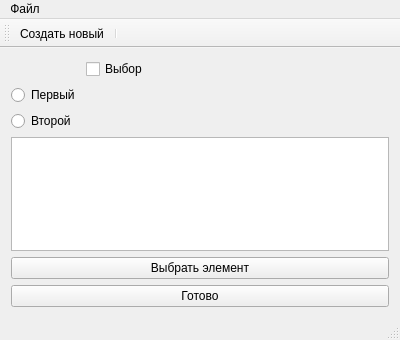
<?xml version="1.0" encoding="UTF-8"?>
<ui version="4.0">
 <class>MainWindow</class>
 <widget class="QMainWindow" name="MainWindow">
  <property name="geometry">
   <rect>
    <x>0</x>
    <y>0</y>
    <width>400</width>
    <height>340</height>
   </rect>
  </property>
  <property name="windowTitle">
   <string>MainWindow</string>
  </property>
  <property name="styleSheet">
   <string notr="true">background:lineargradient(spread:pad, x1:0, y1:0, x2:1, y2:0, stop:0 rgba(245, 224, 176, 255), stop:0.09 rgba(246, 189, 237, 255), stop:0.14 rgba(194, 207, 246, 255), stop:0.19 rgba(184, 160, 168, 255), stop:0.25 rgba(171, 186, 248, 255), stop:0.32 rgba(243, 248, 224, 255), stop:0.385 rgba(249, 162, 183, 255), stop:0.47 rgba(100, 115, 124, 255), stop:0.58 rgba(251, 205, 202, 255), stop:0.65 rgba(170, 128, 185, 255), stop:0.75 rgba(252, 222, 204, 255), stop:0.805 rgba(206, 122, 218, 255), stop:0.86 rgba(254, 223, 175, 255), stop:0.91 rgba(254, 236, 244, 255), stop:1 rgba(255, 191, 221, 255))</string>
  </property>
  <widget class="QWidget" name="centralWidget">
   <layout class="QGridLayout" name="gridLayout">
    <item row="0" column="0">
     <layout class="QFormLayout" name="formLayout">
      <item row="0" column="1">
       <widget class="QCheckBox" name="checkBox">
        <property name="text">
         <string>Выбор</string>
        </property>
       </widget>
      </item>
      <item row="1" column="0">
       <widget class="QRadioButton" name="radioButton">
        <property name="text">
         <string>Первый</string>
        </property>
       </widget>
      </item>
      <item row="2" column="0">
       <widget class="QRadioButton" name="radioButton_2">
        <property name="text">
         <string>Второй</string>
        </property>
       </widget>
      </item>
     </layout>
    </item>
    <item row="4" column="0">
     <widget class="QListWidget" name="listWidget"/>
    </item>
    <item row="6" column="0">
     <widget class="QPushButton" name="pushButton">
      <property name="cursor">
       <cursorShape>OpenHandCursor</cursorShape>
      </property>
      <property name="text">
       <string>Готово</string>
      </property>
     </widget>
    </item>
    <item row="5" column="0">
     <widget class="QPushButton" name="pushButton_2">
      <property name="text">
       <string>Выбрать элемент</string>
      </property>
     </widget>
    </item>
   </layout>
  </widget>
  <widget class="QMenuBar" name="menuBar">
   <property name="geometry">
    <rect>
     <x>0</x>
     <y>0</y>
     <width>400</width>
     <height>29</height>
    </rect>
   </property>
   <widget class="QMenu" name="menu">
    <property name="title">
     <string>Файл</string>
    </property>
    <addaction name="action"/>
    <addaction name="action_3"/>
    <addaction name="action_4"/>
   </widget>
   <addaction name="menu"/>
  </widget>
  <widget class="QToolBar" name="mainToolBar">
   <attribute name="toolBarArea">
    <enum>TopToolBarArea</enum>
   </attribute>
   <attribute name="toolBarBreak">
    <bool>false</bool>
   </attribute>
   <addaction name="action"/>
   <addaction name="separator"/>
  </widget>
  <widget class="QStatusBar" name="statusBar"/>
  <action name="action">
   <property name="icon">
    <iconset resource="resource.qrc">
     <normaloff>:/rec/img/paper.png</normaloff>:/rec/img/paper.png</iconset>
   </property>
   <property name="text">
    <string>Создать новый</string>
   </property>
  </action>
  <action name="action_3">
   <property name="text">
    <string>Открыть</string>
   </property>
  </action>
  <action name="action_4">
   <property name="text">
    <string>Закрыть программу</string>
   </property>
  </action>
 </widget>
 <layoutdefault spacing="6" margin="11"/>
 <resources>
  <include location="resource.qrc"/>
 </resources>
 <connections/>
</ui>
